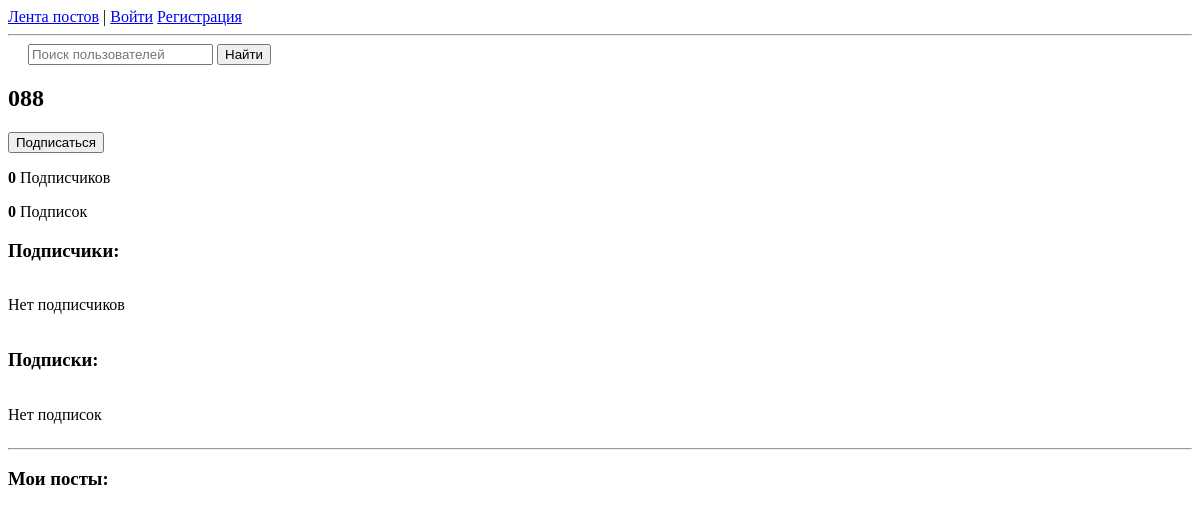
/users/profile/088/, run on an earlier commit of the app's database.
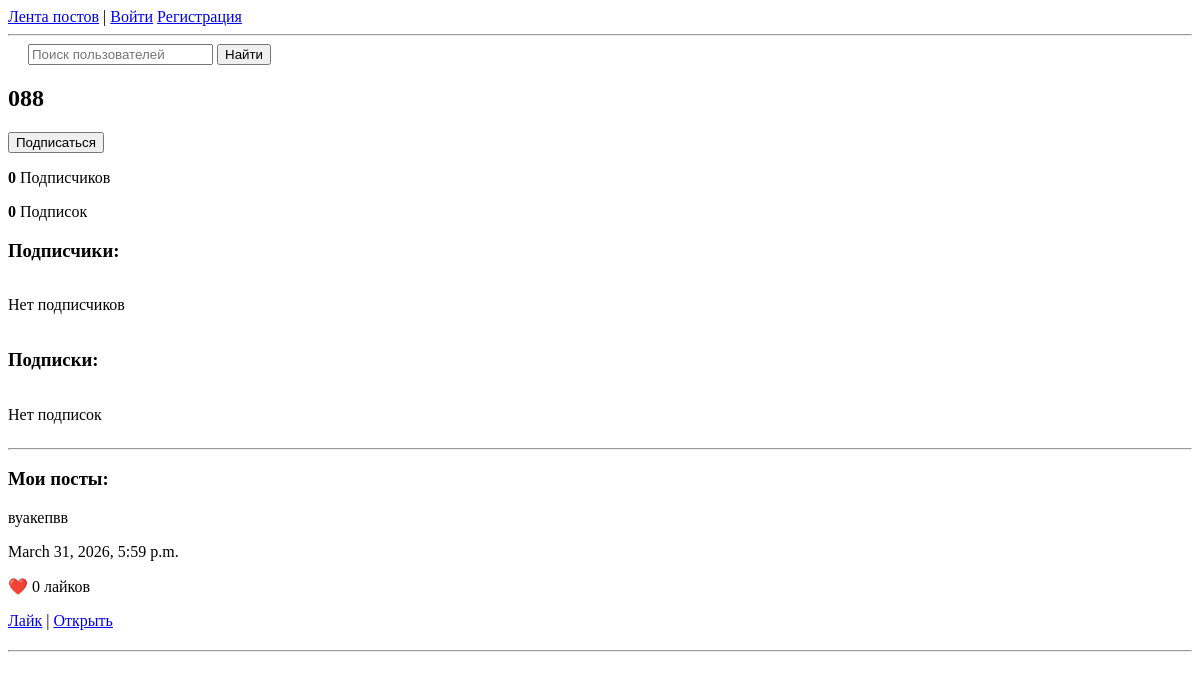
And on a later commit of the database.
### users/models.py (models this page shows, shortened)
class Post(models.Model):
    author = models.ForeignKey(User, on_delete=models.CASCADE)
    text = models.TextField()
    image = models.ImageField(upload_to='posts/',blank=True,null=True)
    created_at = models.DateTimeField(auto_now_add=True)

### users/views.py (the view)
# urls.py: path("profile/<str:username>/", ProfileView.as_view(), name="profile"),
class ProfileView(ListView):
    model = Post
    template_name = 'users/profile.html'
    context_object_name = 'posts'
    def get_queryset(self):
        self.profile_user = get_object_or_404(User, username=self.kwargs["username"])
        return Post.objects.filter(author=self.profile_user)
    def get_context_data(self, **kwargs):
        context = super().get_context_data(**kwargs)
        context["profile_user"] = self.profile_user
        context["followers_count"] = self.profile_user.followers.count()
        context["following_count"] = self.profile_user.following.count()
        context["following_users"] = [f.following for f in self.profile_user.following.all()]
        context["followers_users"] = [f.follower for f in self.profile_user.followers.all()]
        if self.request.user.is_authenticated:
            context["is_following"] = self.request.user.following.filter(
                following = self.profile_user
            ).exists()
        else:
            context["is_following"] = False
        return context

### templates/users/profile.html (shortened to what this page needs)
{% extends 'base.html' %}
{% block content %}
<h2>{{ profile_user.username }}</h2>
{% if request.user != profile_user %}
<form action="{% url 'follow_user' profile_user.id %}" method="post" style="display:inline-block;">
    {% if is_following %}
        <button type="submit">Отписаться</button>
    {% else %}
        <button type="submit">Подписаться</button>
    {% endif %}
</form>
{% endif %}
<p><strong>{{ followers_count }}</strong> Подписчиков</p>
<p><strong>{{ following_count }}</strong> Подписок</p>
<h3>Подписчики:</h3>
<div style="display:flex; gap:10px; flex-wrap:wrap;">
    {% for user in followers_users %}
        <div style="text-align:center;">
            <a href="{% url 'profile' user.username %}">
                <img src="{{ user.profile.avatar.url }}" width="50" height="50" style="border-radius:50%;">
                <p style="font-size:12px;">{{ user.username }}</p>
            </a>
        </div>
    {% empty %}
        <p>Нет подписчиков</p>
    {% endfor %}
</div>
<h3>Подписки:</h3>
<div style="display:flex; gap:10px; flex-wrap:wrap;">
    {% for user in following_users %}
        <div style="text-align:center;">
            <a href="{% url 'profile' user.username %}">
                <img src="{{ user.profile.avatar.url }}" width="50" height="50" style="border-radius:50%;">
                <p style="font-size:12px;">{{ user.username }}</p>
            </a>
        </div>
    {% empty %}
        <p>Нет подписок</p>
    {% endfor %}
</div>
<hr>
<h3>Мои посты:</h3>
{% for post in posts %}
<div style="margin-bottom:20px;">
    <p>{{ post.text }}</p>
    <p>{{ post.created_at }}</p>
    <p>❤️ {{ post.like_set.count }} лайков</p>
    <a href="{% url 'like_post' post.id %}">Лайк</a> |
    <a href="{% url 'post_detail' post.id %}">Открыть</a>
</div>
<hr>
{% endfor %}
{% endblock %}

What changed in the data, as far as the page shows it:
added Post: text "вуакепвв", created_at "March 31, 2026, 5:59 p.m.", like_set.count "0"
